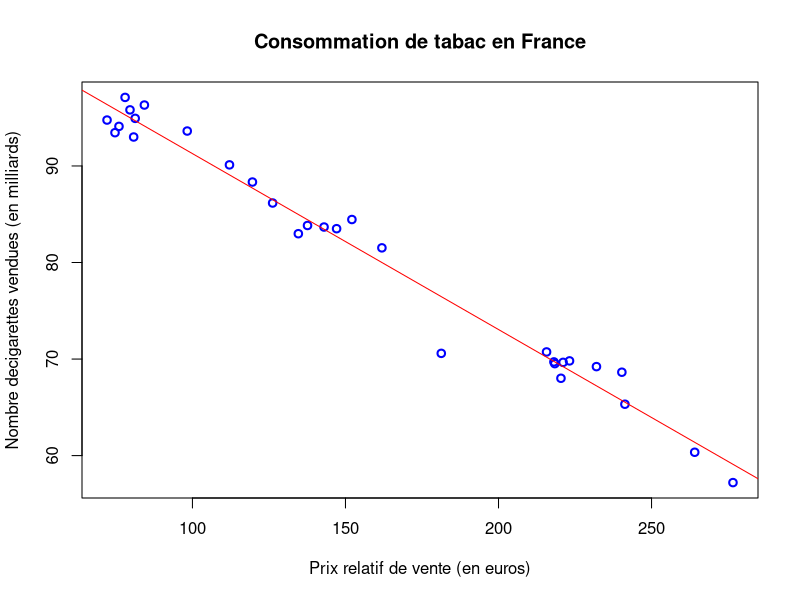

The R source for this figure:
# Title     : TODO
# Objective : TODO
# Created by: orgev
# Created on: 03/02/2021

tabac <- read.table("tabac.txt", header = T, row.names = 1)
tabac # permet d’afficher le tableau

tabac$Vente # permet de r ́ecup ́erer un vecteur avec toutes les valeursde la variable Ventes
tabac$Prix # permet de r ́ecup ́erer un vecteur avec toutes les valeursde la variable Prix

mean(tabac$Vente) # permet de r ́ecup ́erer la moyenne de la variableVente
mean(tabac$Prix) # idem pour Prix

plot(tabac$Prix, tabac$Vente, main = "Consommation de tabac en France", col = "blue", lwd = 2,
     xlab = "Prix relatif de vente (en euros)", ylab = "Nombre decigarettes vendues (en milliards)") # tracé plus sophistique

reg <- lm(Vente ~ Prix, data = tabac)
# Pour utilser la commande lm, on doit indiquer le nom de la variable
# cible (ici Vente),le signe ~, le nom de la variable explicative (ici Prix)
# et le nom du tableau de donn ́ees (ici tabac)

reg$coefficients #Affiche (Intercept) Prix

abline(reg, col = "red") # Affiche la droite de régression

summary(reg) # Fait un sommaire
round(reg$residuals, 3) # récupère les résidus avec 3 chiffres après la virgule
reg$fitted.values # Calcule les valeurs prédites par ^y

scer <- sum((tabac$Vente - reg$fitted.values)^2) # ou sum(reg$residuals^2) sum(yi - ^y)²
scet <- sum((tabac$Vente - mean(tabac$Vente))^2) # sum(yi - moy(y))²
scem <- scet - scer # scet - scer ou sum(^y - moy(y))²
r2 <- summary(reg)$r.squared # ou scem/scet
varRes <- scer / (reg$df.residual) # summary(reg)$sigma^2 # Estimation de la variance résiduelle scer/n-2

new <- data.frame(288.3) # cr ́eation du nouvel individu avec sa valeurde Prix
colnames(new) <- "Prix"  # label de la variable explicative
vals <- predict(reg, new, interval = "confidence") # pour pr ́ediction moyenne